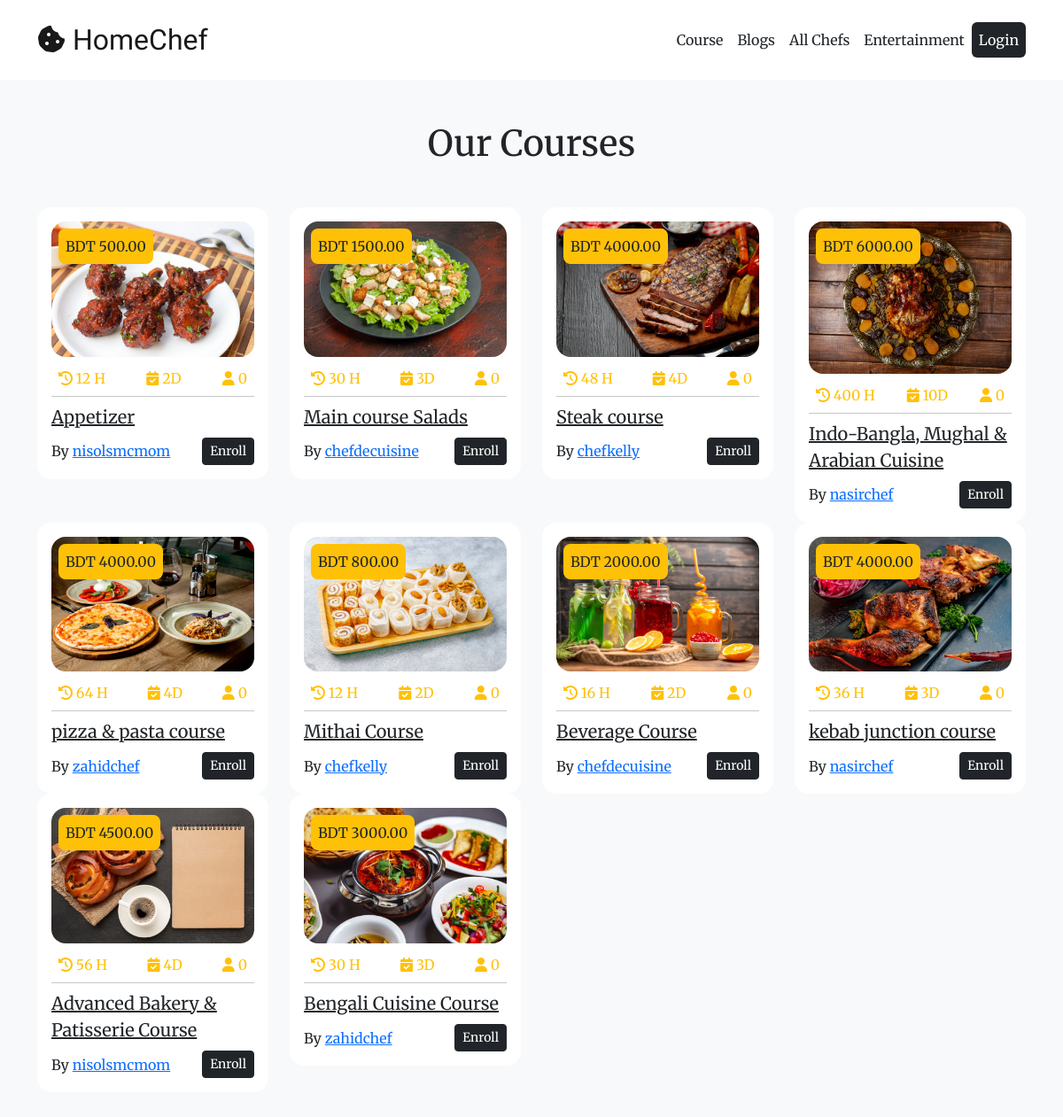
Page /courses/ on the committed database.
### chef/models.py (models this page shows)
class Course(models.Model):
    title = models.CharField(max_length=50, blank=True, null=True)
    description = models.TextField(blank=True, null=True)
    cover = models.FileField(upload_to='course_covers', blank=True, null=True)
    duration = models.IntegerField(blank=True, null=True)
    total_class = models.IntegerField(blank=True, null=True)
    mentor = models.ForeignKey(User, on_delete=models.CASCADE, blank=True, null=True, related_name='mentor')
    price = models.DecimalField(max_digits=100, decimal_places=2, blank=True, null=True)
    module = models.OneToOneField(Modules, on_delete=models.CASCADE, blank=True, null=True)

### base/views.py (the view)
# urls.py: path('courses/', views.courses, name='all_courses'),
def courses(request):
    courses = Course.objects.all()
    return render(request, 'base/all_courses.html', {'courses': courses})

### base/templates/base/all_courses.html (shortened to what this page needs)
{% extends 'main.html' %}
{% load static %}
{% block content %}
    <section class="bg-light">
        <div class="container py-5">
            <h1 class="text-center mb-5">Our Courses</h1>
            <div class="row row-cols-2 row-cols-md-4">
                {% for course in courses %}
                    <div class="col">
                        <div class="rounded-4 bg-white p-3 position-relative">
                            <img src="{{ course.cover.url }}" alt="{{ course.title }}" class="rounded-4" width="100%">
                            <p class="bg-warning border-0 shadow-none rounded-3 position-absolute top-0 right-0 mt-4 ms-2 p-2">
                                BDT {{ course.price }}</p>
                            <div class="mt-1 d-flex justify-content-between align-items-center">
                                <div class="p-2 text-warning"><i class="fa-solid fa-clock-rotate-left"></i> <span>
                                {% widthratio course.duration 1 course.total_class as temp %}
                                {% widthratio temp 1 2 %}
                                H</span></div>
                                <div class="p-2 text-warning"><i class="fa-solid fa-calendar-check"></i>
                                    <span>{{ course.duration }}D</span></div>
                                <div class="p-2 text-warning"><i class="fa-solid fa-user"></i>
                                    <span>{{ course.enroll.student|length }}</span></div>
                            </div>
                            <hr class="mt-0 mb-2">
                            <a href="/course/?course_id={{ course.id }}"
                               class="mb-2 fs-5 text-dark">{{ course.title }}</a>
                            <div class="d-flex justify-content-between align-items-center mt-2">
                                <span class="">By <a href="{% url 'profile' %}?user_id={{ course.mentor.id }}">{{ course.mentor.username }}</a></span>
                                 <a href="/course/?course_id={{ course.id }}"
                               class="btn btn-sm btn-dark">Enroll</a>
                            </div>
                        </div>
                    </div>
                {% endfor %}
        </div>
        </div>
    </section>
{% endblock %}

### templates/main.html (shortened to what this page needs)
<!DOCTYPE html>
{% load static %}
<html lang="en">
<head>
    <link href="https://cdn.jsdelivr.net/npm/bootstrap@5.2.0/dist/css/bootstrap.min.css" rel="stylesheet"
>
    <link rel="stylesheet" href="{% static 'css/style.css' %}">
</head>
<body class="position-relative">
{% include 'header.html' %}
{% block content %}{% endblock %}
</body>
</html>

### templates/header.html (shortened to what this page needs)
<nav class="navbar navbar-expand-lg bg-white">
    <div class="container py-2">
        <a class="navbar-brand fs-2" style="font-family: 'Oleo Script Swash Caps', cursive;" href="/"><i
                class="fa-solid fa-cookie-bite"></i> HomeChef</a>
        <div class="collapse navbar-collapse" id="navbarSupportedContent">
            <ul class="navbar-nav ms-auto mb-2 mb-lg-0">
                <li class="nav-item">
                    <a class="nav-link text-dark" href="{% url 'all_courses' %}">Course</a>
                </li>
                <li class="nav-item">
                    <a class="nav-link text-dark" href="{% url 'all_blogs' %}">Blogs</a>
                </li>
                <li class="nav-item">
                    <a href="{% url 'chefs' %}" class="nav-link text-dark">All Chefs</a></li>
                <li class="nav-item">
                    <a class="nav-link text-dark" href="{% url 'all_posts' %}">Entertainment</a>
                </li>
                {% if user.is_anonymous %}
                    <li class="nav-item">
                        <button data-bs-toggle="modal"
                                data-bs-target="#loginModal"
                                class="nav-link text-white shadow-none border-0 btn btn-dark">Login
                        </button>
                    </li>
                {% endif %}
            </ul>
        </div>
    </div>
</nav>

### static/css/style.css (style rules this page uses)
body { font-family: 'Merriweather', serif; }

### rows in the picture
Course: cover (picture), price "500.00", widthratio "12", duration "2", enroll.student|length "0", title "Appetizer", mentor.username "nisolsmcmom"
Course: cover (picture), price "1500.00", widthratio "30", duration "3", enroll.student|length "0", title "Main course Salads", mentor.username "chefdecuisine"
Course: cover (picture), price "4000.00", widthratio "48", duration "4", enroll.student|length "0", title "Steak course", mentor.username "chefkelly"
Course: cover (picture), price "6000.00", widthratio "400", duration "10", enroll.student|length "0", title "Indo-Bangla, Mughal & Arabian Cuisine", mentor.username "nasirchef"
Course: cover (picture), price "4000.00", widthratio "64", duration "4", enroll.student|length "0", title "pizza & pasta course", mentor.username "zahidchef"
Course: cover (picture), price "800.00", widthratio "12", duration "2", enroll.student|length "0", title "Mithai Course", mentor.username "chefkelly"
Course: cover (picture), price "2000.00", widthratio "16", duration "2", enroll.student|length "0", title "Beverage Course", mentor.username "chefdecuisine"
Course: cover (picture), price "4000.00", widthratio "36", duration "3", enroll.student|length "0", title "kebab junction course", mentor.username "nasirchef"
Course: cover (picture), price "4500.00", widthratio "56", duration "4", enroll.student|length "0", title "Advanced Bakery & Patisserie Course", mentor.username "nisolsmcmom"
Course: cover (picture), price "3000.00", widthratio "30", duration "3", enroll.student|length "0", title "Bengali Cuisine Course", mentor.username "zahidchef"
